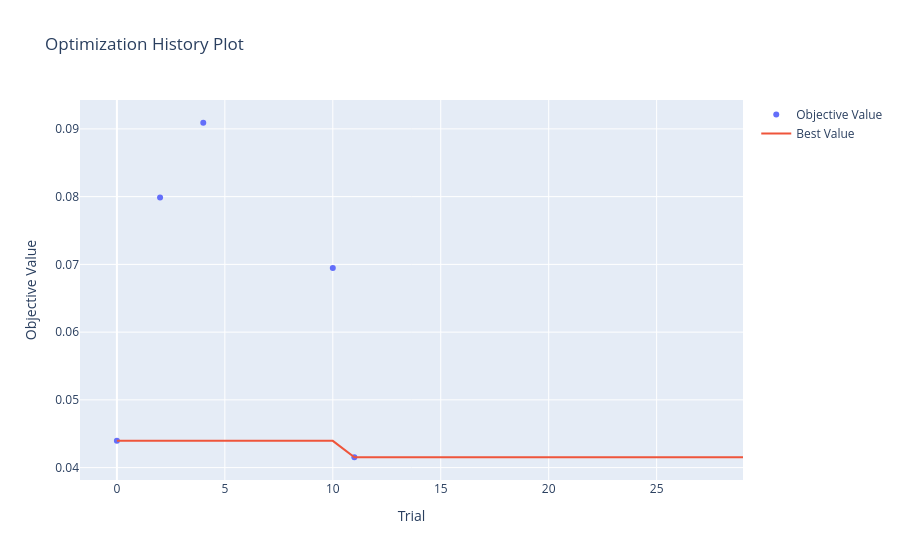

The notebook cell saved with this chart:
### Code cell
plot_optimization_history(study)

### Figure 1 — Plotly figure (JSON) as saved in the notebook; plotly's stock layout.template omitted (floating-point values rounded to 4 significant figures)
{"data": [{"mode": "markers", "name": "Objective Value", "type": "scatter", "x": [0, 2, 4, 10, 11], "y": [0.04395, 0.07986, 0.09091, 0.06948, 0.04153]}, {"mode": "lines", "name": "Best Value", "type": "scatter", "x": [0, 1, 2, 3, 4, 5, 6, 7, 8, 9, 10, 11, 12, 13, 14, 15, 16, 17, 18, 19, 20, 21, 22, 23, 24, 25, 26, 27, 28, 29], "y": [0.04395, 0.04395, 0.04395, 0.04395, 0.04395, 0.04395, 0.04395, 0.04395, 0.04395, 0.04395, 0.04395, 0.04153, 0.04153, 0.04153, 0.04153, 0.04153, 0.04153, 0.04153, 0.04153, 0.04153, 0.04153, 0.04153, 0.04153, 0.04153, 0.04153, 0.04153, 0.04153, 0.04153, 0.04153, 0.04153]}, {"marker": {"color": "#cccccc"}, "mode": "markers", "name": "Infeasible Trial", "showlegend": false, "type": "scatter", "x": [], "y": []}], "layout": {"title": {"text": "Optimization History Plot"}, "xaxis": {"title": {"text": "Trial"}}, "yaxis": {"title": {"text": "Objective Value"}}}}
